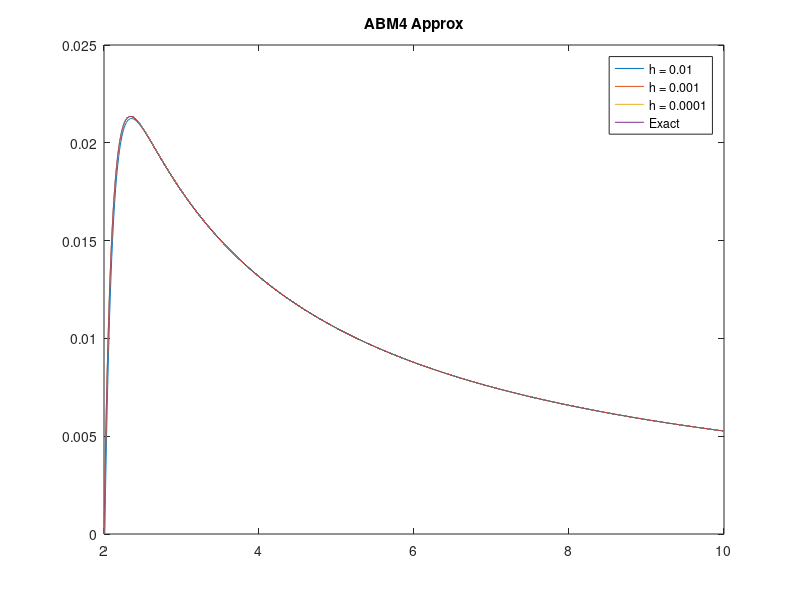
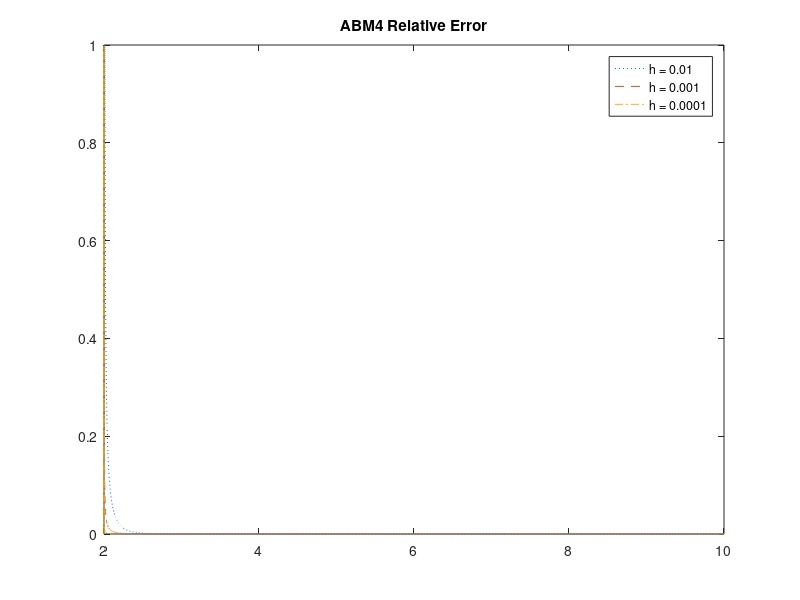

These charts were generated, in order, by the following MATLAB code:
% Matt McDade
% ANM 2 
% HW 4 problem 2

function hw_4_2
    close all;

    f = @(x, y) (1-20*x*y)./(x.^2);
    f_ex = @(x) (1./(19*x)) - (524288./(19*x.^20));
    a = 2; b = 10; ya = 0;

    [T1,Y1] = abm4(f, a, b, ya, 0.01);
    [T2,Y2] = abm4(f, a, b, ya, 0.001);
    [T3,Y3] = abm4(f, a, b, ya, 0.0001);
    
    figure(); plot(T1,Y1,T2,Y2,T3,Y3,T3,f_ex(T3))
    title("ABM4 Approx"); legend("h = 0.01","h = 0.001","h = 0.0001","Exact")
    
    relerr1 = relerr(f_ex, T1, Y1);
    relerr2 = relerr(f_ex, T2, Y2);
    relerr3 = relerr(f_ex, T3, Y3);
    figure(); plot(T1, relerr1, ':', T2, relerr2, '--', T3, relerr3, '-.')
    title("ABM4 Relative Error"); legend("h = 0.01","h = 0.001","h = 0.0001")
    
    function [t, y] = abm4(f, a, b, ya, h)
        t = a:h:b;
        N = length(t);
        y(a) = ya;
        for i = a:N-1
            p(i+1) = y(i) + h*f(t(i), y(i));
            y(i+1) = y(i) + (h./2)*(f(t(i),y(i)) + f(t(i+1),p(i+1)));
        end
    end
    
    function relerr = relerr(f_ex, x, y)
        y_ex = f_ex(x);
        relerr = abs(y_ex - y) ./ (abs(y_ex) + eps);
    end

end